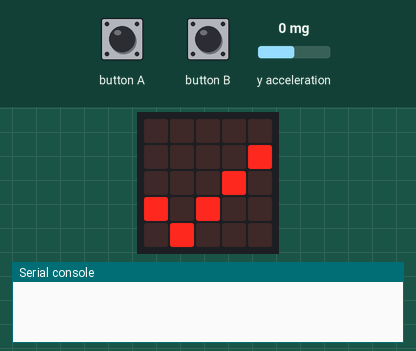
A program run on a simulated BBC micro:bit (MakeCode). Parts: the board's 5×5 LED display, the last lines printed to the serial console. The inputs (shaded band) are chosen by the test bench; at power-on: y acceleration 0 mg. No radio messages arrive unless stated (any console line starting 'radio sent:' is added by the test bench).

Above: at 2.5 s.
4.8 s: button A pressed for 0.15 s
At 4.89 s:
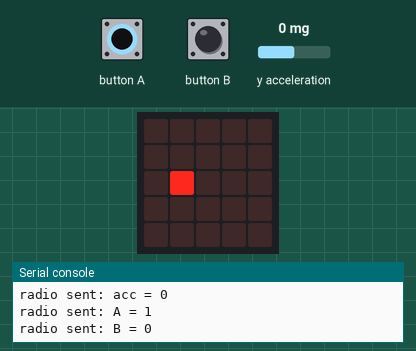
6.4 s: button B pressed for 0.15 s
At 6.48 s:
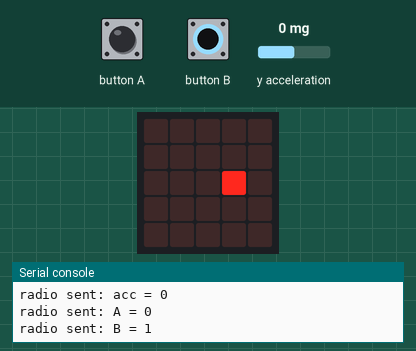
8.0 s: button B pressed for 3.2 s
12.7 s: button A pressed for 3.2 s
At 13.7 s:
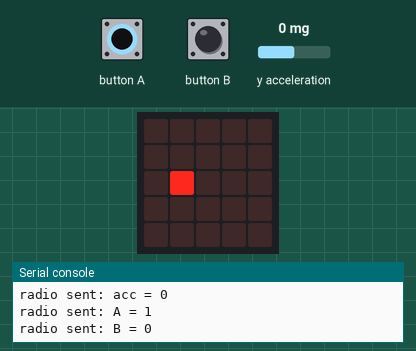
17.4 s: button A driven LOW and button B driven LOW
At 18.5 s:
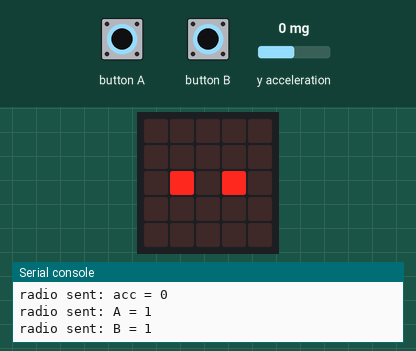
Timing chart, 0 to 19.9 s (numbered marks = the images above; inputs shaded):
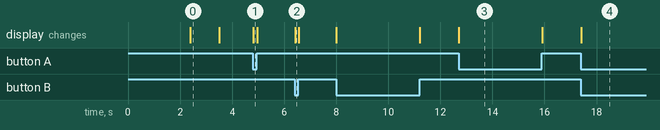

The program:

main.ts
```typescript
radio.setGroup(1)
basic.showLeds(`
    . . . . .
    . # . # .
    . # # # .
    . # . # .
    . . . . .
    `)
basic.pause(2000)
basic.showIcon(IconNames.Yes)
basic.pause(500)
basic.clearScreen()
basic.forever(function () {
    radio.sendValue("acc", input.acceleration(Dimension.Y))
    if (input.buttonIsPressed(Button.A)) {
        radio.sendValue("A", 1)
        led.plot(1, 2)
    } else {
        radio.sendValue("A", 0)
        led.unplot(1, 2)
    }
    if (input.buttonIsPressed(Button.B)) {
        radio.sendValue("B", 1)
        led.plot(3, 2)
    } else {
        radio.sendValue("B", 0)
        led.unplot(3, 2)
    }
})
```

test.ts
```typescript
// här hamnar tester och detta kompileras inte när det här paketet används som ett tillägg.
```

Measured:
- after the input at 4.8 s, the display: changes at once (image 1)
- after the input at 6.4 s, the display: changes at once (image 2)
- after the input at 12.7 s, the display: changes at once (image 3)
- after the input at 17.4 s, the display: changes at once (image 4)
- what the display in image 0 shows lasts 1.1 s, from 2.4 s to 3.5 s
